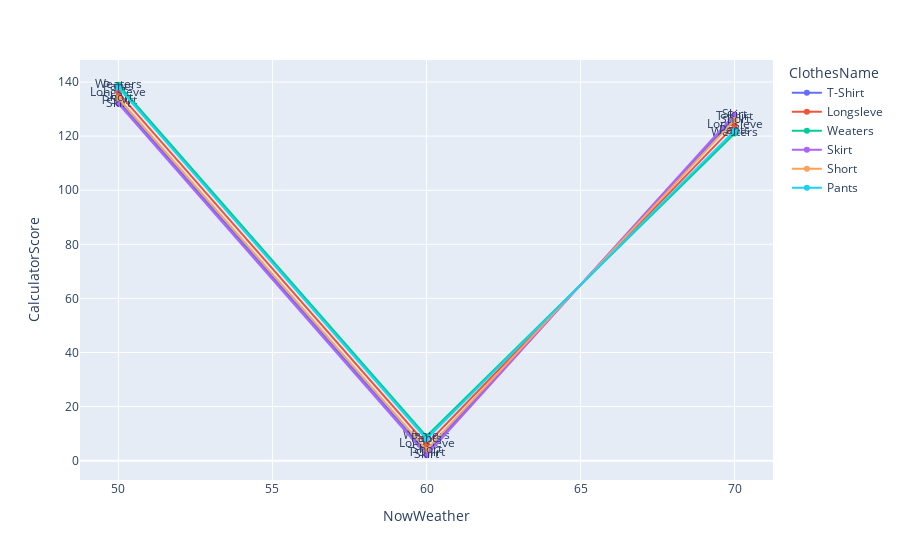

Notebook cell for this chart:
### Code cell
list_sigle_show_humd = []
for now_humd in range(50, 80, 10):
    for iloc_count in range(len(df_sigle)):
        calculator = weather_result_humd(   user_weatherLike, 10, 
                                            df_sigle.iloc[iloc_count].ClothesName, df_sigle.iloc[iloc_count].WeatherScore
                                            ,now_humd)
        
        list_sigle_show_humd.append([now_humd, 
                                    df_sigle.iloc[iloc_count].ClothesName, 
                                    df_sigle.iloc[iloc_count].WeatherScore, 
                                    calculator])
        
df_sigle_show_humd = pd.DataFrame(list_sigle_show_humd, columns=["NowWeather", "ClothesName", "WeatherScore","CalculatorScore"])




fig = px.line(df_sigle_show_humd, 
    x = 'NowWeather',
    y = 'CalculatorScore',
    color = 'ClothesName',
    text= "ClothesName")
fig.show()

# fig = px

### Figure 1 — Plotly figure (JSON) as saved in the notebook; plotly's stock layout.template omitted (floating-point values rounded to 4 significant figures)
{"data": [{"hovertemplate": "ClothesName=%{text}<br>NowWeather=%{x}<br>CalculatorScore=%{y}<extra></extra>", "legendgroup": "T-Shirt", "line": {"color": "#636efa", "dash": "solid"}, "marker": {"symbol": "circle"}, "mode": "markers+lines+text", "name": "T-Shirt", "orientation": "v", "showlegend": true, "text": ["T-Shirt", "T-Shirt", "T-Shirt"], "type": "scatter", "x": [50, 60, 70], "xaxis": "x", "y": [133, 3, 127], "yaxis": "y"}, {"hovertemplate": "ClothesName=%{text}<br>NowWeather=%{x}<br>CalculatorScore=%{y}<extra></extra>", "legendgroup": "Longsleve", "line": {"color": "#EF553B", "dash": "solid"}, "marker": {"symbol": "circle"}, "mode": "markers+lines+text", "name": "Longsleve", "orientation": "v", "showlegend": true, "text": ["Longsleve", "Longsleve", "Longsleve"], "type": "scatter", "x": [50, 60, 70], "xaxis": "x", "y": [136, 6, 124], "yaxis": "y"}, {"hovertemplate": "ClothesName=%{text}<br>NowWeather=%{x}<br>CalculatorScore=%{y}<extra></extra>", "legendgroup": "Weaters", "line": {"color": "#00cc96", "dash": "solid"}, "marker": {"symbol": "circle"}, "mode": "markers+lines+text", "name": "Weaters", "orientation": "v", "showlegend": true, "text": ["Weaters", "Weaters", "Weaters"], "type": "scatter", "x": [50, 60, 70], "xaxis": "x", "y": [139, 9, 121], "yaxis": "y"}, {"hovertemplate": "ClothesName=%{text}<br>NowWeather=%{x}<br>CalculatorScore=%{y}<extra></extra>", "legendgroup": "Skirt", "line": {"color": "#ab63fa", "dash": "solid"}, "marker": {"symbol": "circle"}, "mode": "markers+lines+text", "name": "Skirt", "orientation": "v", "showlegend": true, "text": ["Skirt", "Skirt", "Skirt"], "type": "scatter", "x": [50, 60, 70], "xaxis": "x", "y": [132, 2, 128], "yaxis": "y"}, {"hovertemplate": "ClothesName=%{text}<br>NowWeather=%{x}<br>CalculatorScore=%{y}<extra></extra>", "legendgroup": "Short", "line": {"color": "#FFA15A", "dash": "solid"}, "marker": {"symbol": "circle"}, "mode": "markers+lines+text", "name": "Short", "orientation": "v", "showlegend": true, "text": ["Short", "Short", "Short"], "type": "scatter", "x": [50, 60, 70], "xaxis": "x", "y": [134, 4, 126], "yaxis": "y"}, {"hovertemplate": "ClothesName=%{text}<br>NowWeather=%{x}<br>CalculatorScore=%{y}<extra></extra>", "legendgroup": "Pants", "line": {"color": "#19d3f3", "dash": "solid"}, "marker": {"symbol": "circle"}, "mode": "markers+lines+text", "name": "Pants", "orientation": "v", "showlegend": true, "text": ["Pants", "Pants", "Pants"], "type": "scatter", "x": [50, 60, 70], "xaxis": "x", "y": [138, 8, 122], "yaxis": "y"}], "layout": {"legend": {"title": {"text": "ClothesName"}, "tracegroupgap": 0}, "margin": {"t": 60}, "xaxis": {"anchor": "y", "domain": [0, 1], "title": {"text": "NowWeather"}}, "yaxis": {"anchor": "x", "domain": [0, 1], "title": {"text": "CalculatorScore"}}}}
